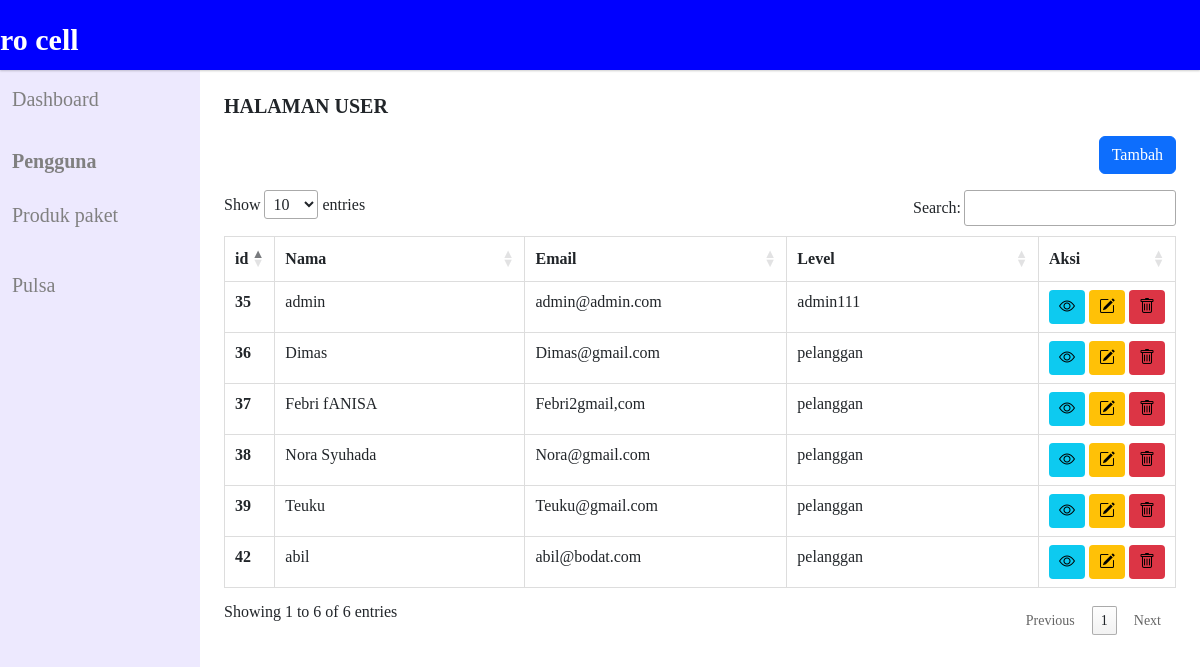
The app's page /admin/pengguna.php (signed in), older data.
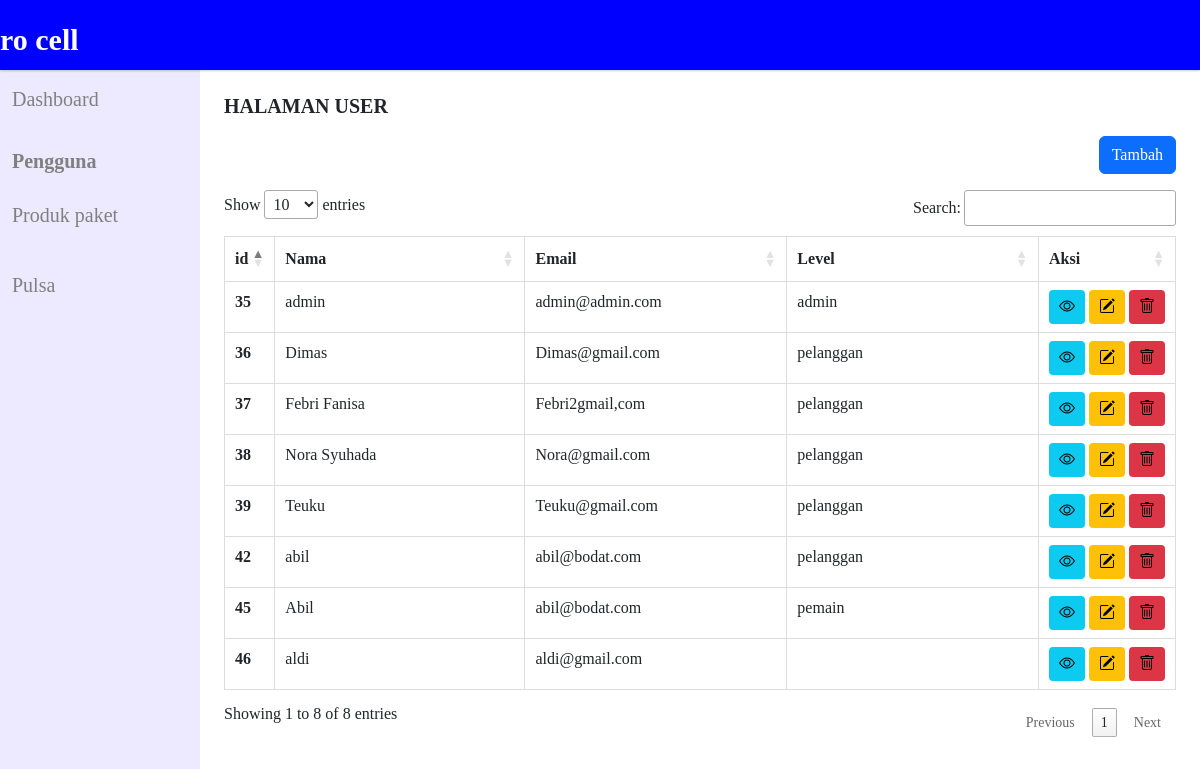
The same page, newer data.
### tables this page shows
CREATE TABLE `user` (
  `id` int(5) NOT NULL,
  `username` varchar(50) NOT NULL,
  `password` varchar(50) NOT NULL,
  `email` varchar(50) NOT NULL,
  `No_Telepon` varchar(50) NOT NULL,
  `level` varchar(288) NOT NULL
);

### admin/pengguna.php (the view, shortened to what the changed rows need)
<?php
include("../config/koneksi.php");
$query = mysqli_query($koneksi, "SELECT * FROM user");
while ($_record = mysqli_fetch_array($query)) {
    $result[] = $_record;
}
?>
<!DOCTYPE html>
<html lang="en">
<head>
    <link rel="stylesheet" href="../assets/css/swiper-bundle.min.css">
    <link rel="stylesheet" href="../assets/css/bootstrap.min.css">
    <link rel="stylesheet" href="../assets/css/style.css">
    <link rel="stylesheet" href="https://cdnjs.cloudflare.com/ajax/libs/font-awesome/6.4.0/css/all.min.css" />
    <link href="https://cdn.datatables.net/1.11.5/css/jquery.dataTables.min.css" rel="stylesheet">
    <link rel="stylesheet" href="https://unpkg.com/aos@next/dist/aos.css" />
    <link rel="stylesheet" href='https://unpkg.com/boxicons@2.0.7/css/boxicons.min.css'>
    <link href="https://cdnjs.cloudflare.com/ajax/libs/bootstrap/5.3.0/css/bootstrap.min.css" rel="stylesheet">
    <link rel="stylesheet" href="https://cdn.jsdelivr.net/npm/bootstrap-icons@1.10.3/font/bootstrap-icons.css">
</head>
<body>
    <div class="container-fluid">
        <div class="row">
            <div class="col-lg-10 p-4" style="margin-top: 70px;">
                <h5 style="font-weight: bold">HALAMAN USER</h5>
                <div class="row">
                    <div class="col d-flex justify-content-end mb-3" style="margin-top: 20px; margin-bottom: 20px;">
                    </div>
                </div>
                <?php
                if (empty($result)) {
                    echo "Data user tidak ada";
                } else {
                ?>
                    <div class="table-responsive">
                        <table id="myTable" class="table table-bordered table-hover">
                            <thead>
                                <tr>
                                    <th scope="col">id</th>
                                    <th scope="col">Nama</th>
                                    <th scope="col">Email</th>
                                    <th scope="col">Level</th>
                                    <th scope="col">Aksi</th>
                                </tr>
                            </thead>
                            <tbody>
                                <?php
                                foreach ($result as $row) {
                                ?>
                                    <tr>
                                        <th align="center" scope="row" width="5%"><?php echo $row['id'] ?></th>
                                        <td width="30%"><?php echo $row['username'] ?></td>
                                        <td width="30%"><?php echo $row['email'] ?></td>
                                        <td width="30%"><?php echo $row['level'] ?></td>
                                        <td width="5%">
                                            <div class="d-flex gap-1">
                                                <button class="btn btn-info btn-sm">
                                                    <i class="bi bi-eye fs-6" data-bs-toggle="modal" data-bs-target="#exampleModal1<?php echo $row['id'] ?>"></i>
                                                </button>
                                                <button class="btn btn-warning btn-sm" data-bs-toggle="modal" data-bs-target="#exampleModalupdate<?php echo $row['id'] ?>"><i class="bi bi-pencil-square fs-6"></i></button>
                                                <button class="btn btn-danger btn-sm" data-bs-toggle="modal" data-bs-target="#exampleModaldelete<?php echo $row['id'] ?>"><i class="bi bi-trash fs-6"></i></button>
                                        </td>
                                    </tr>
                                <?php } ?>
                            </tbody>
                        </table>
                    <?php
                }
                    ?>
                    <?php
                    foreach ($result as $row) {
                    ?>
                    </div>
                <?php } ?>
</body>
</html>

Row changes from the older to the newer data that the page shows:
changed user "admin": level "admin111" → "admin"
changed user "Febri2gmail,com": username "Febri fANISA" → "Febri Fanisa"
added user: id "45", username "Abil", email "abil@bodat.com", level "pemain"
added user: id "46", username "aldi", email "aldi@gmail.com"
Text that changed along with them:
text written by a page script: "Show entries Search: Showing 1 to 6 of 6 entries Previous 1 Next" → "Show entries Search: Showing 1 to 8 of 8 entries Previous 1 Next"
